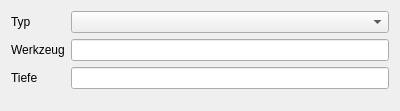
<?xml version="1.0" encoding="UTF-8"?>
<ui version="4.0">
 <class>Form</class>
 <widget class="QWidget" name="Form">
  <property name="geometry">
   <rect>
    <x>0</x>
    <y>0</y>
    <width>400</width>
    <height>111</height>
   </rect>
  </property>
  <property name="windowTitle">
   <string>Form</string>
  </property>
  <layout class="QVBoxLayout" name="verticalLayout">
   <item>
    <layout class="QFormLayout" name="formLayout">
     <item row="0" column="0">
      <widget class="QLabel" name="label">
       <property name="text">
        <string>Typ</string>
       </property>
      </widget>
     </item>
     <item row="1" column="0">
      <widget class="QLabel" name="label_2">
       <property name="text">
        <string>Werkzeug</string>
       </property>
      </widget>
     </item>
     <item row="2" column="0">
      <widget class="QLabel" name="label_3">
       <property name="text">
        <string>Tiefe</string>
       </property>
      </widget>
     </item>
     <item row="0" column="1">
      <widget class="QComboBox" name="cb_type"/>
     </item>
     <item row="1" column="1">
      <widget class="QLineEdit" name="db_tool"/>
     </item>
     <item row="2" column="1">
      <widget class="QLineEdit" name="db_depth"/>
     </item>
    </layout>
   </item>
  </layout>
 </widget>
 <resources/>
 <connections/>
</ui>
